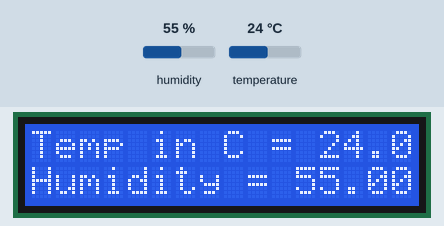
Simulated run of this sketch. Board: Arduino Uno, built with avr-gcc and run on an emulated ATmega328P. Shown: 16×2 character LCD. The inputs (shaded band) are chosen by the test bench; at power-on: humidity 55 %, temperature 24 °C.

Above: at 2.6 s.
2.7 s: humidity set to 22 %
At 6.3 s:
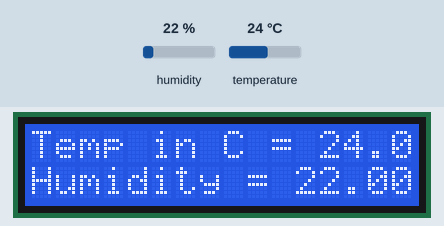
8.0 s: temperature set to 12 °C
At 10.6 s:
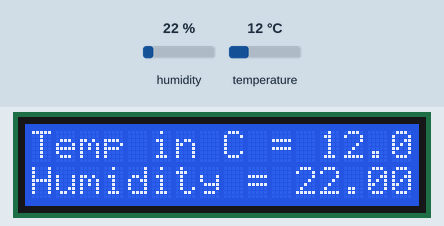
13.3 s: humidity set to 40 %
At 14.8 s:
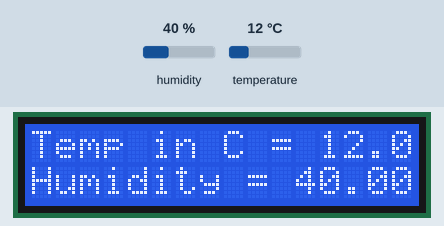
18.6 s: temperature set to 19 °C
At 23.3 s:
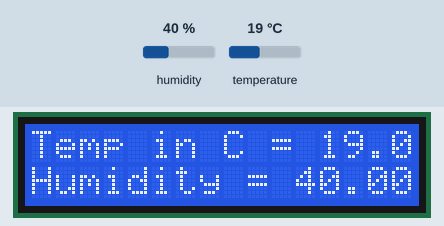
Timing chart, 0 to 24.8 s (numbered marks = the images above; inputs shaded):
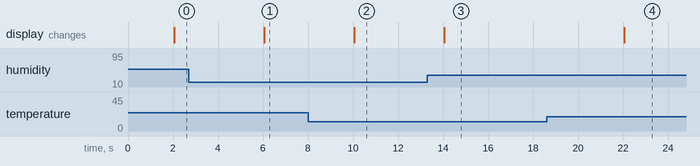

Measured:
- after the input at 2.7 s, the display: changes after 3.4 s (image 1)
- after the input at 8.0 s, the display: changes after 2.1 s (image 2)
- after the input at 13.3 s, the display: changes after 0.76 s (image 3)
- after the input at 18.6 s, the display: changes after 3.5 s (image 4)

The sketch:

part2.ino
```cpp
#include <DHT.h>
#include <Wire.h>
#include <LiquidCrystal_I2C.h>

#define sensor 2
#define DHTTYPE DHT11
DHT dht(sensor, DHTTYPE);

const unsigned long event_interval = 2000;
unsigned long prev_time = 0;


LiquidCrystal_I2C lcd(0x27, 16, 2);


void displayTemp(float tempc, float humid){
    lcd.setCursor(0,0);
    lcd.print("Temp in C = ");
    lcd.println(tempc);
    lcd.setCursor(0,1);
    lcd.print("Humidity = ");
    lcd.println(humid);
}

void setup() {
    Serial.begin(9600);
    pinMode(sensor, INPUT);

    dht.begin();

    lcd.init();
    lcd.backlight();

    lcd.setCursor(0, 0);
    lcd.print("   Activity 3 ");
    lcd.setCursor(0, 1);
    lcd.print("  DHT11 Sensor");
}

void loop() {
    unsigned long curr_time = millis();

    if(curr_time - prev_time >= event_interval){

        float temp = dht.readTemperature();;
        float humid = dht.readHumidity();


        displayTemp(temp, humid);


        prev_time = curr_time;
    }
}
```
